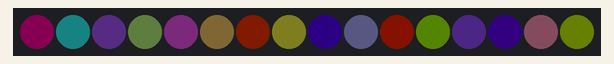
Simulated run of this sketch. Board: Arduino Uno, built with avr-gcc and run on an emulated ATmega328P. Shown: 16 RGB LEDs in strip order, left to right. Dim RGB values are drawn brighter than linear; random numbers use the default seed unless the sketch sets one.

Above: at 0.4 s.
At 4.4 s:
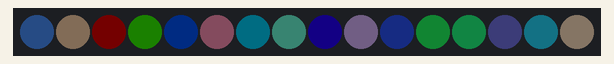
At 9.8 s:
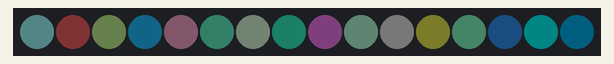
At 19.1 s:
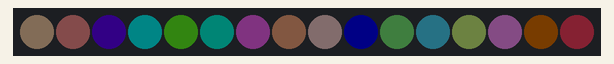
At 28.5 s:
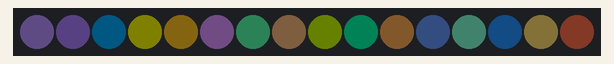
At 37.8 s:
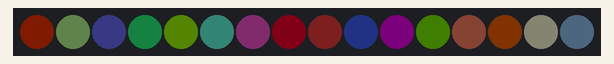

The sketch:

led_ring_neopixel.ino
```cpp
#include <Adafruit_NeoPixel.h>

int neoPixelPin = 9;
int numPixels = 16;
int max_brightness = 32;
int i;
int r,g,b;

Adafruit_NeoPixel strip = Adafruit_NeoPixel(numPixels, neoPixelPin, NEO_GRB + NEO_KHZ800);

void setup() {

  strip.begin();
  strip.setBrightness(8); /* max : 32 */

}

void loop() {

    /* - Draw a color - */
    for(i=0; i< numPixels; i++){

      r = random(0,255);
      g = random(0,255);
      b = random(0,255);

      strip.setPixelColor(i, r, g, b);
      delay(20);
      strip.show();
    }

   delay(1000);

}
```
